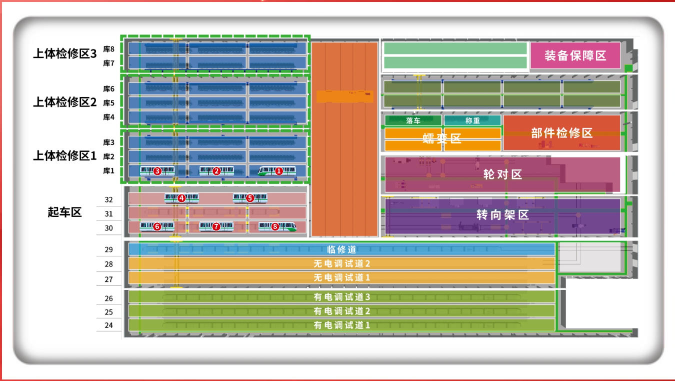
#> input picture 图片/列车模型/列车.jpg, 1349 x 761 px, found by its file name (shown at 1/2 size)
$ python cut_manual.py
#> lines starting #> are read from the running program, lines starting #| are printed output that depends on the picture; after the words box and inside, x2 and y2 are one past the last pixel; in counts of white or black regions, pixels touching at a corner belong together
import cv2
import numpy as np
from PIL import Image
import os

img_pil = Image.open(r'F:\自开发程序\工厂建模\图片\列车模型\列车.jpg')
#> img_pil is the input picture: PIL image 1349x761 RGB; mean R, G, B 191.5, 184.9, 173.6
img = cv2.cvtColor(np.array(img_pil), cv2.COLOR_RGB2BGR)
gray = cv2.cvtColor(img, cv2.COLOR_BGR2GRAY)
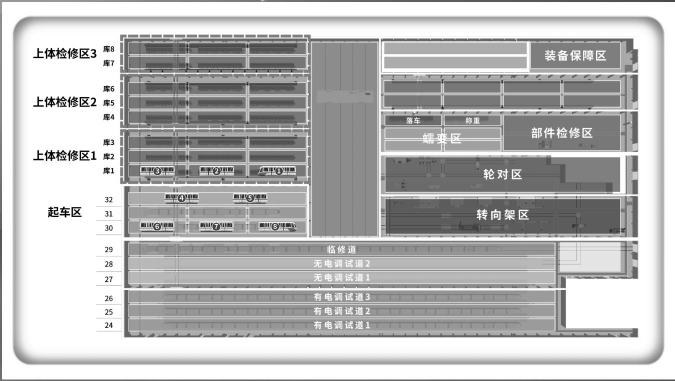
#> gray: shape (761, 1349) (shown at 1/2 size); min 0, max 255, mean 185.6
h, w = gray.shape
#> h = 761; w = 1349

_, bw = cv2.threshold(gray, 220, 255, cv2.THRESH_BINARY_INV)
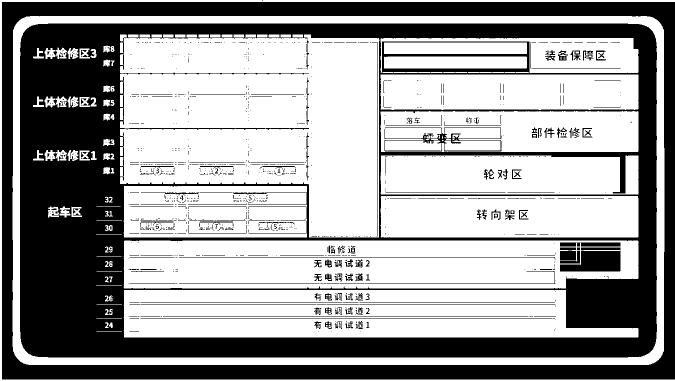
#> bw: shape (761, 1349) (shown at 1/2 size); 61.1% white; 1211 black regions (1002 under 20 px), largest, box (x1, y1, x2, y2) and area: (40, 47, 1314, 715) 262631, (4, 4, 1349, 759) 107381, (1120, 501, 1241, 543) 3830
num_labels, labels, stats, centroids = cv2.connectedComponentsWithStats(bw, connectivity=8)
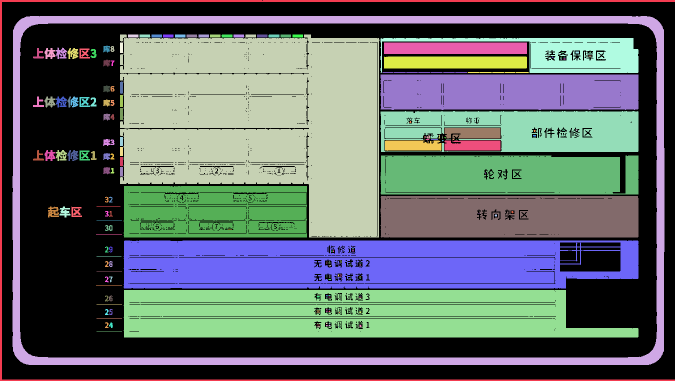
#> labels: shape (761, 1349) int32 (shown at 1/2 size); 191 distinct labels, from 0 to 190; one colour per label, 0 black
#> num_labels = 191; stats = 191 rows, first 6: [4, 0, 1345, 759, 399593], [0, 0, 1349, 761, 11112], [25, 32, 1304, 698, 59262], [240, 69, 519, 406, 160133], [256, 69, 21, 6, 126], [279, 69, 22, 6, 127]; centroids = 191 pairs, first value 76.82 to 1179.7, second value 71.5 to 662

large = []
for i in range(1, num_labels):
    x, y, w_c, h_c, area = stats[i]
    if area > 3000:
        large.append((i, x, y, w_c, h_c, area))
#> this loop made 190 passes
#> after the loop, large = 13 items, first 6: (1, 0, 0, 1349, 761, 11112), (2, 25, 32, 1304, 698, 59262), (3, 240, 69, 519, 406, 160133), (18, 761, 76, 516, 70, 15759), (20, 768, 85, 286, 23, 6578), (33, 768, 113, 286, 24, 6857)

large.sort(key=lambda c: (c[2], c[1]))
print(f"找到 {len(large)} 个大面积区域:")
#| 找到 13 个大面积区域:
for idx, (i, x, y, w_c, h_c, area) in enumerate(large):
    print(f"  [{idx}] ID={i} ({x},{y}) {w_c}x{h_c} area={area}")
#> this loop made 13 passes
#> (i, x, y, w_c, h_c, area) on passes 1 to 12: (1, 0, 0, 1349, 761, 11112), (2, 25, 32, 1304, 698, 59262), (3, 240, 69, 519, 406, 160133), (18, 761, 76, 516, 70, 15759), (20, 768, 85, 286, 23, 6578), (33, 768, 113, 286, 24, 6857), (44, 761, 149, 516, 71, 35689), (59, 761, 222, 516, 82, 31792), (95, 761, 311, 516, 78, 37965), (101, 247, 372, 367, 103, 34341), (104, 761, 392, 516, 83, 41585), (118, 247, 481, 1030, 96, 85378)
#|   [0] ID=1 (0,0) 1349x761 area=11112
#|   [1] ID=2 (25,32) 1304x698 area=59262
#|   [2] ID=3 (240,69) 519x406 area=160133
#|   [3] ID=18 (761,76) 516x70 area=15759
#|   [4] ID=20 (768,85) 286x23 area=6578
#|   [5] ID=33 (768,113) 286x24 area=6857
#|   [6] ID=44 (761,149) 516x71 area=35689
#|   [7] ID=59 (761,222) 516x82 area=31792
#> (further printed lines are left out)

train_boxes = [
    (240, 69, 519, 406),
    (761, 76, 516, 70),
    (761, 149, 516, 71),
    (761, 222, 516, 82),
    (761, 311, 516, 78),
    (761, 392, 516, 83),
    (247, 481, 1030, 96),
    (247, 580, 1030, 95),
]

debug_img = img.copy()
colors = [(0,0,255), (0,255,0), (255,0,0), (0,255,255), (255,0,255), (255,255,0), (128,0,255), (0,128,255)]
for i, (x, y, w_b, h_b) in enumerate(train_boxes):
    c = colors[i % len(colors)]
    cv2.rectangle(debug_img, (x, y), (x + w_b, y + h_b), c, 3)
    cv2.putText(debug_img, str(i+1), (x + 10, y + 30), cv2.FONT_HERSHEY_SIMPLEX, 1.0, c, 2)
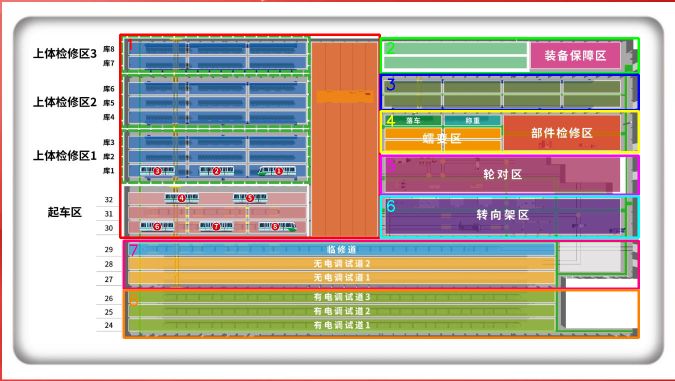
#> debug_img: shape (761, 1349, 3) (shown at 1/2 size); mean B, G, R 167.8, 179.2, 190.5
cv2.imwrite(r'F:\自开发程序\工厂建模\图片\列车模型\debug_boxes.png', debug_img)

output_dir = r'F:\自开发程序\工厂建模\图片\列车模型\列车剪切'
os.makedirs(output_dir, exist_ok=True)

padding = 5
for i, (x, y, w_b, h_b) in enumerate(train_boxes):
    x1 = max(0, x - padding)
    y1 = max(0, y - padding)
    x2 = min(w, x + w_b + padding)
    y2 = min(h, y + h_b + padding)
    cropped = img_pil.crop((x1, y1, x2, y2))
    save_path = os.path.join(output_dir, f'列车_{i+1}.png')
    cropped.save(save_path)
    print(f"列车_{i+1}.png: ({x1},{y1})->({x2},{y2}) {cropped.size[0]}x{cropped.size[1]}")
#> this loop made 8 passes
#> pass 1, `cropped = img_pil.crop((x1, y1, x2, y2))`:
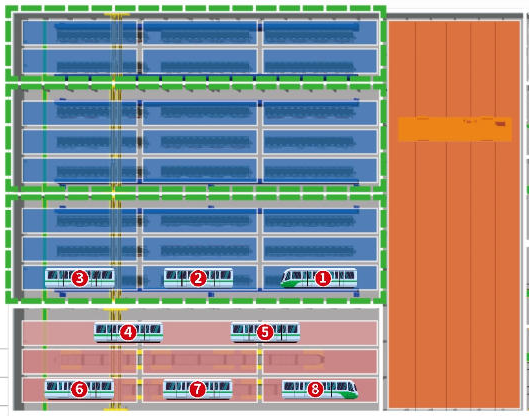
#> cropped: PIL image 529x416 RGB; mean R, G, B 152.8, 145.2, 140
#> pass 3, `cropped = img_pil.crop((x1, y1, x2, y2))`:
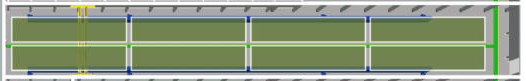
#> cropped: PIL image 526x81 RGB; mean R, G, B 144.3, 156.8, 130.6
#> after the loop:
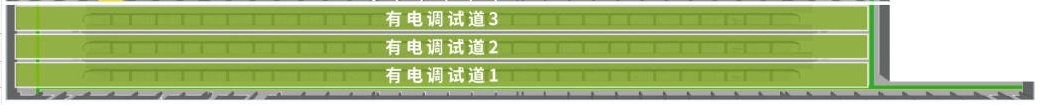
#> cropped: PIL image 1040x105 RGB; mean R, G, B 168.3, 186.9, 127.8

print("\n8个列车图标剪切完成!")
